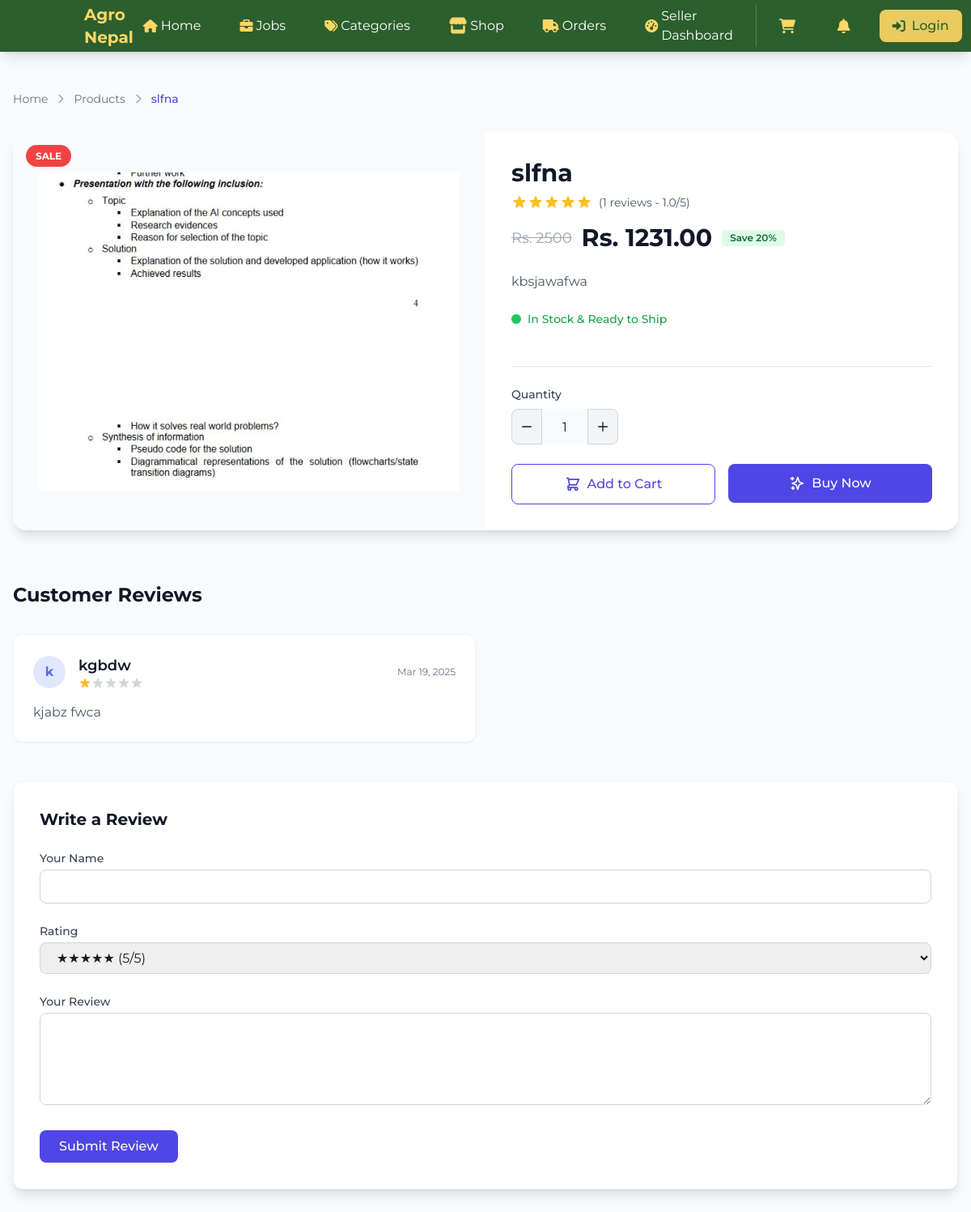
Screenshot of /product/4/ with the database file from the repository.
### Accounts/models.py (models this page shows, shortened)
class Product(models.Model):
    seller = models.ForeignKey(User, on_delete=models.CASCADE, related_name='products',default=get_default_seller)
    name = models.CharField(max_length=200)
    category = models.ForeignKey(Category, on_delete=models.CASCADE, related_name='products')
    description = models.TextField()
    price = models.DecimalField(max_digits=10, decimal_places=2)
    commission = models.DecimalField(max_digits=10, decimal_places=2, help_text="Commission amount per sale",default=True)
    stock = models.PositiveIntegerField()
    sold = models.PositiveIntegerField(default=0)
    image = models.ImageField(upload_to='products/')
    is_available = models.BooleanField(default=True)
    created_at = models.DateTimeField(auto_now_add=True)
    updated_at = models.DateTimeField(auto_now=True)
    discount_amount = models.DecimalField(max_digits=10, decimal_places=2, default=0, help_text="Discount amount (e.g., 10 for $10 off)")

class Review(models.Model):
    product = models.ForeignKey(Product, on_delete=models.CASCADE, related_name='reviews')
    user_name = models.CharField(max_length=100)
    rating = models.IntegerField(choices=[(1, '1'), (2, '2'), (3, '3'), (4, '4'), (5, '5')])
    comment = models.TextField()
    created_at = models.DateTimeField(auto_now_add=True)

### Accounts/views.py (the view)
# urls.py: path('product/<int:id>/', views.product_detail, name='product_detail'),
def product_detail(request, id):
    product = get_object_or_404(Product, id=id)
    reviews = Review.objects.filter(product=product).order_by('-created_at')
    return render(request, 'product_details.html', {'product': product,'reviews':reviews})

### Accounts/context_processors.py (called while the page is built, shortened)
def cart_processor(request):
    return {
        'cart_items': [],
        'cart_count': 0,
        'cart_total': 0
    }

def notification_processor(request):
    return {
        'unread_notifications': 0,
        'pending_withdrawals': 0,
    }

def count_notifications(request):
    context = {}
    return context

### Accounts/templatetags/custom_filters.py (called while the page is built)
@register.filter
def average_rating(reviews):
    if not reviews:
        return 0
    total = sum(review.rating for review in reviews)
    return total / len(reviews)

### Accounts/templates/product_details.html (shortened to what this page needs)
{% extends "base.html" %}
{% load custom_filters %}
{% block content %}
<div class="bg-gray-50 py-12 min-h-screen">
  <div class="container mx-auto px-4 max-w-7xl">
    <nav class="flex mb-8 text-sm">
      <ol class="flex items-center space-x-2">
        <li><a href="{% url 'home' %}" class="text-gray-500 hover:text-indigo-600">Home</a></li>
        <li class="flex items-center">
          <svg class="h-4 w-4 text-gray-400" fill="none" viewBox="0 0 24 24" stroke="currentColor">
            <path stroke-linecap="round" stroke-linejoin="round" stroke-width="2" d="M9 5l7 7-7 7"></path>
          </svg>
        </li>
        <li><a href="" class="text-gray-500 hover:text-indigo-600">Products</a></li>
        <li class="flex items-center">
          <svg class="h-4 w-4 text-gray-400" fill="none" viewBox="0 0 24 24" stroke="currentColor">
            <path stroke-linecap="round" stroke-linejoin="round" stroke-width="2" d="M9 5l7 7-7 7"></path>
          </svg>
        </li>
        <li class="text-indigo-600 font-medium">{{ product.name }}</li>
      </ol>
    </nav>
    <div class="bg-white rounded-2xl shadow-lg overflow-hidden">
      <div class="grid grid-cols-1 md:grid-cols-2 gap-0">
        <div class="relative h-full">
          <div class="absolute top-4 left-4 z-10">
            <span class="bg-red-500 text-white text-xs font-bold px-3 py-1.5 rounded-full">SALE</span>
          </div>
          <div class="h-full flex items-center justify-center p-8 bg-gray-50">
            <img
              src="{{ product.image.url }}"
              alt="{{ product.name }}"
              class="w-full h-auto object-contain max-h-[500px] transition-all duration-300 hover:scale-105"
            >
          </div>
        </div>
        <div class="p-8 flex flex-col">
          <h1 class="text-3xl font-bold text-gray-900 mb-2">{{ product.name }}</h1>
          <div class="flex items-center mb-4">
            <div class="flex text-amber-400">
            </div>
            <span class="ml-2 text-gray-600 text-sm">({{ reviews|length|default:"0" }} reviews - {% if reviews %}{{ reviews|average_rating|floatformat:1 }}{% else %}0.0{% endif %}/5)</span>
          </div>
          <div class="mb-6">
            <div class="flex items-center">
              <span class="text-gray-400 line-through text-lg">Rs. 2500</span>
              <span class="ml-3 text-3xl font-bold text-gray-900">Rs. {{ product.price }}</span>
              <span class="ml-3 bg-green-100 text-green-800 text-xs font-semibold px-2.5 py-0.5 rounded">Save 20%</span>
            </div>
          </div>
          <div class="prose prose-indigo mb-6 text-gray-600">
            <p>{{ product.description }}</p>
          </div>
          <div class="flex items-center mb-6">
            <div class="flex-shrink-0 h-3 w-3 rounded-full bg-green-500"></div>
            <p class="ml-2 text-sm font-medium text-green-600">In Stock & Ready to Ship</p>
          </div>
          <hr class="my-6 border-gray-200">
          <div class="mb-6">
            <label for="quantity" class="block text-sm font-medium text-gray-700 mb-2">Quantity</label>
            <div class="flex items-center">
              <button
                type="button"
                id="decrement-button"
                class="bg-gray-100 hover:bg-gray-200 border border-gray-300 rounded-l-lg p-3 h-11 focus:ring-2 focus:outline-none focus:ring-indigo-300"
                onclick="updateQuantity(-1)"
              >
                <svg class="w-3 h-3 text-gray-900" aria-hidden="true" xmlns="http://www.w3.org/2000/svg" fill="none" viewBox="0 0 18 2">
                  <path stroke="currentColor" stroke-linecap="round" stroke-linejoin="round" stroke-width="2" d="M1 1h16"/>
                </svg>
              </button>
              <input
                type="text"
                id="quantity"
                class="bg-gray-50 border-x-0 border-gray-300 h-11 text-center text-gray-900 text-sm focus:ring-indigo-500 focus:border-indigo-500 block w-14"
                value="1"
                min="1"
              >
              <button
                type="button"
                id="increment-button"
                class="bg-gray-100 hover:bg-gray-200 border border-gray-300 rounded-r-lg p-3 h-11 focus:ring-2 focus:outline-none focus:ring-indigo-300"
                onclick="updateQuantity(1)"
              >
                <svg class="w-3 h-3 text-gray-900" aria-hidden="true" xmlns="http://www.w3.org/2000/svg" fill="none" viewBox="0 0 18 18">
                  <path stroke="currentColor" stroke-linecap="round" stroke-linejoin="round" stroke-width="2" d="M9 1v16M1 9h16"/>
                </svg>
              </button>
            </div>
          </div>
          <div class="flex flex-col sm:flex-row gap-4 mt-auto">
            <a href="{% url 'add_to_cart' product.id %}" id="cart-link" class="flex-1">
              <button class="w-full bg-white border border-indigo-600 hover:bg-gray-50 text-indigo-600 font-medium py-3 px-4 rounded-lg flex items-center justify-center transition-all duration-200">
                Add to Cart
              </button>
            </a>
            <a href="{% url 'order' product.id %}" class="flex-1">
              <button class="w-full bg-indigo-600 hover:bg-indigo-700 text-white font-medium py-3 px-4 rounded-lg flex items-center justify-center transition-all duration-200">
                <svg xmlns="http://www.w3.org/2000/svg" class="h-5 w-5 mr-2" fill="none" viewBox="0 0 24 24" stroke="currentColor">
                  <path stroke-linecap="round" stroke-linejoin="round" stroke-width="2" d="M5 3v4M3 5h4M6 17v4m-2-2h4m5-16l2.286 6.857L21 12l-5.714 2.143L13 21l-2.286-6.857L5 12l5.714-2.143L13 3z" />
                </svg>
                Buy Now
              </button>
            </a>
          </div>
        </div>
      </div>
    </div>
    <div class="mt-16">
      <h2 class="text-2xl font-bold text-gray-900 mb-8">Customer Reviews</h2>
      <div class="grid grid-cols-1 md:grid-cols-2 gap-6 mb-12">
        {% for review in reviews %}
        <div class="bg-white rounded-xl shadow-sm p-6 border border-gray-100">
          <div class="flex items-center mb-4">
            <div class="h-10 w-10 rounded-full bg-indigo-100 flex items-center justify-center text-indigo-500 font-bold">
              {{ review.user_name|slice:":1" }}
            </div>
            <div class="ml-4">
              <h4 class="text-lg font-semibold text-gray-900">{{ review.user_name }}</h4>
              <div class="flex text-amber-400">
              </div>
            </div>
            <div class="ml-auto text-xs text-gray-500">
              {{ review.created_at|date:"M d, Y" }}
            </div>
          </div>
          <p class="text-gray-600">{{ review.comment }}</p>
        </div>
        {% endfor %}
      </div>
      <div class="bg-white rounded-xl shadow-lg p-8 border border-gray-100">
        <h3 class="text-xl font-bold text-gray-900 mb-6">Write a Review</h3>
        <form method="POST" action="{% url 'submit_review' product.id %}" class="space-y-6">
          <div>
            <label for="user_name" class="block text-sm font-medium text-gray-700 mb-1">Your Name</label>
            <input
              type="text"
              id="user_name"
              name="user_name"
              class="w-full px-4 py-2 border border-gray-300 rounded-lg focus:ring-indigo-500 focus:border-indigo-500"
              required
            >
          </div>
          <div>
            <label for="rating" class="block text-sm font-medium text-gray-700 mb-1">Rating</label>
            <select
              id="rating"
              name="rating"
              class="w-full px-4 py-2 border border-gray-300 rounded-lg focus:ring-indigo-500 focus:border-indigo-500"
              required
            >
              <option value="5">★★★★★ (5/5)</option>
            </select>
          </div>
          <div>
            <label for="comment" class="block text-sm font-medium text-gray-700 mb-1">Your Review</label>
            <textarea
              id="comment"
              name="comment"
              rows="4"
              class="w-full px-4 py-2 border border-gray-300 rounded-lg focus:ring-indigo-500 focus:border-indigo-500"
              required
            ></textarea>
          </div>
          <button
            type="submit"
            class="bg-indigo-600 hover:bg-indigo-700 text-white font-medium py-2 px-6 rounded-lg transition-all duration-200"
          >
            Submit Review
          </button>
        </form>
      </div>
    </div>
  </div>
</div>
{% endblock %}

### Accounts/templates/base.html (style rules this page uses)
input, select, textarea { font-size: 16px !important; }
html, body { overscroll-behavior-y: contain; -webkit-overflow-scrolling: touch; }
body { overflow-y: scroll; height: 100%; }
* { -webkit-tap-highlight-color: transparent; }

### rows the page displays
Product: name "slfna", image (picture), price "1231.00", description "kbsjawafwa"
Review: rating "1.0", user_name "k", user_name "kgbdw", created_at "Mar 19, 2025", comment "kjabz fwca"

### other values shown
{{ reviews|length|default:"0" }} "1"
